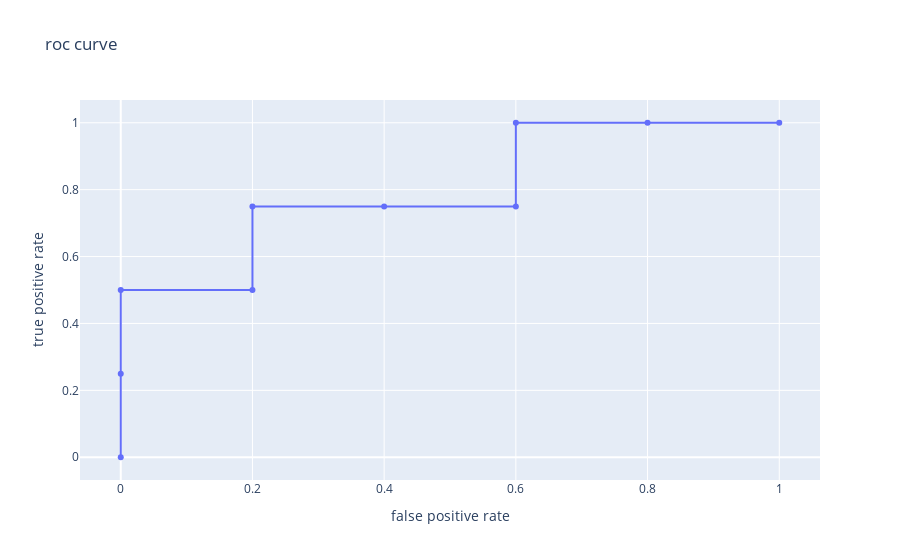

Write notebook code for a chart like this one.
### Code cell
import plotly.graph_objects as go

scatter = go.Scatter(x = fprs, y = tprs)
layout = {'title': 'roc curve', 'xaxis': {'title': 'false positive rate'}, 
                    'yaxis': {'title': 'true positive rate'}}
go.Figure(scatter, layout)

### Figure 1 — Plotly figure (JSON) as saved in the notebook; plotly's stock layout.template omitted (floating-point values rounded to 4 significant figures)
{"data": [{"type": "scatter", "x": [0, 0, 0, 0.2, 0.2, 0.4, 0.6, 0.6, 0.8, 1, 1], "y": [0, 0.25, 0.5, 0.5, 0.75, 0.75, 0.75, 1, 1, 1]}], "layout": {"autosize": true, "title": {"text": "roc curve"}, "xaxis": {"autorange": true, "range": [-0.06354, 1.064], "title": {"text": "false positive rate"}, "type": "linear"}, "yaxis": {"autorange": true, "range": [-0.07325, 1.073], "title": {"text": "true positive rate"}, "type": "linear"}}}
